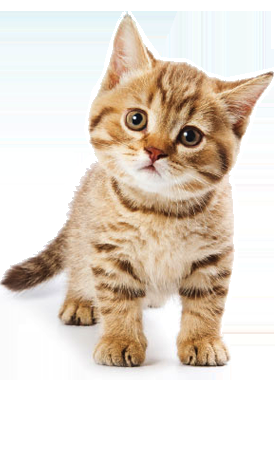
#> input picture resources/small-cat.png, 276 x 453 px
$ python 'combine multiple images both horizontally and vertically.py'
#> lines starting #> are read from the running program, lines starting #| are printed output that depends on the picture
#> further down, img is the input picture: shape (453, 276, 3); mean B, G, R 203.5, 215.5, 226.8
# this script is more advanced than "combine either horizontally or vertically"
import cv2
import numpy as np

# taken from https://www.murtazahassan.com/courses/learn-opencv-in-3-hours/lesson/chapter-6-joining-images/
def stackImages(scale,imgArray):
#> called with scale = 0.5
    rows = len(imgArray)
#> rows = 3
    cols = len(imgArray[0])
#> cols = 453
    rowsAvailable = isinstance(imgArray[0], list)
#> rowsAvailable = False
    width = imgArray[0][0].shape[1]
#> width = 3
    height = imgArray[0][0].shape[0]
#> height = 276
    if rowsAvailable:
        for x in range ( 0, rows):
            for y in range(0, cols):
                if imgArray[x][y].shape[:2] == imgArray[0][0].shape [:2]:
                    imgArray[x][y] = cv2.resize(imgArray[x][y], (0, 0), None, scale, scale)
                else:
                    imgArray[x][y] = cv2.resize(imgArray[x][y], (imgArray[0][0].shape[1], imgArray[0][0].shape[0]), None, scale, scale)
                if len(imgArray[x][y].shape) == 2: imgArray[x][y]= cv2.cvtColor( imgArray[x][y], cv2.COLOR_GRAY2BGR)
        imageBlank = np.zeros((height, width, 3), np.uint8)
        hor = [imageBlank]*rows
        hor_con = [imageBlank]*rows
        for x in range(0, rows):
            hor[x] = np.hstack(imgArray[x])
        ver = np.vstack(hor)
    else:
        for x in range(0, rows):
            if imgArray[x].shape[:2] == imgArray[0].shape[:2]:
                imgArray[x] = cv2.resize(imgArray[x], (0, 0), None, scale, scale)
            else:
                imgArray[x] = cv2.resize(imgArray[x], (imgArray[0].shape[1], imgArray[0].shape[0]), None,scale, scale)
            if len(imgArray[x].shape) == 2: imgArray[x] = cv2.cvtColor(imgArray[x], cv2.COLOR_GRAY2BGR)
#> after the loop, imgArray = 3 items
        hor= np.hstack(imgArray)
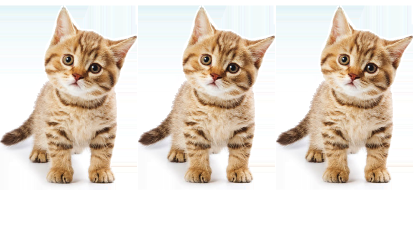
#> hor: shape (226, 414, 3); mean of channels 0, 1, 2 203.4, 215.5, 226.7; drawn as B, G, R
        ver = hor
    return ver


# reading an image
img = cv2.imread("../resources/small-cat.png")

# 1st argument is scaling: we are scaling down by putting 0.5
# 2nd arg is matrices (plural of matrix)
stackedImage = stackImages(0.5, ([img, img, img]))
"""
you can also put stackImages(0.5, ([img, img, img], [img, img, img]))
to create 2 rows of 3 column image instead of current 1 row
"""

# showing an image
cv2.imshow("Stacked Image", stackedImage)

# necessary to keep the window unclosed
cv2.waitKey(0) # put milliseconds as an argument 0 means infinite

$ run again, with resources/shapes.png copied over resources/small-cat.png
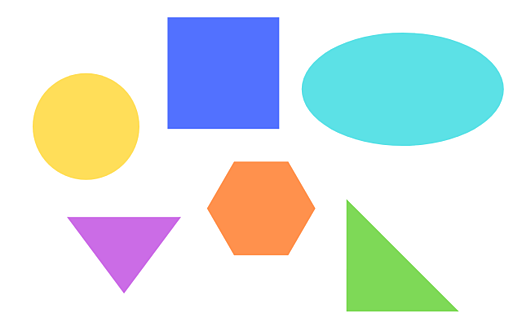
#> input picture resources/shapes.png, 522 x 326 px
#> img is the input picture: shape (326, 522, 3); mean B, G, R 228.6, 229.5, 218.8
#> rows = 3
#> cols = 326
#> rowsAvailable = False
#> after the loop in stackImages, `for x in range(0, rows):`: imgArray = 3 items
#> in stackImages, `hor= np.hstack(imgArray)`:
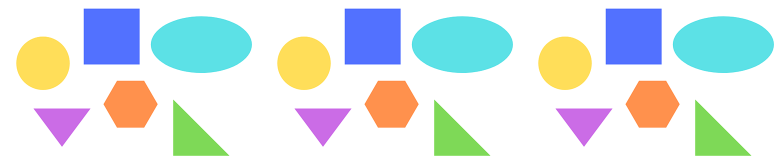
#> hor: shape (163, 783, 3); mean of channels 0, 1, 2 228.6, 229.5, 218.8; drawn as B, G, R
